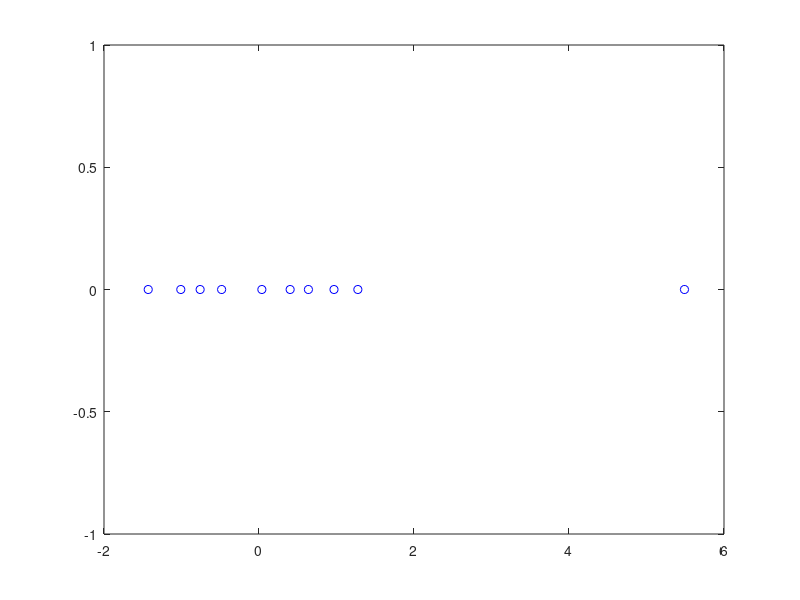

The MATLAB script that drew this image:
clear all;
A = rand(10) + 1i * rand(10);
H = (A + A') / 2;
E = eig(H);

disp(H);
printf("Eigenvalues = %d\n", E);

plot(real(E), imag(E), 'bo');